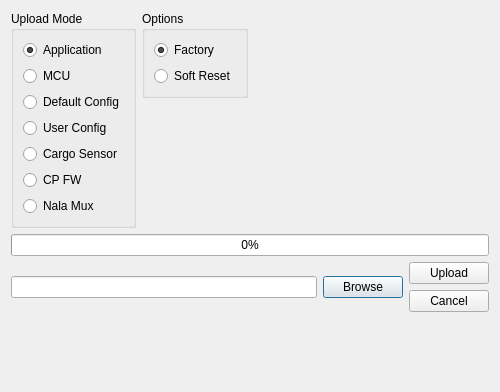
<?xml version="1.0" encoding="UTF-8"?>
<ui version="4.0">
 <class>uploadForm</class>
 <widget class="QDialog" name="uploadForm">
  <property name="windowModality">
   <enum>Qt::NonModal</enum>
  </property>
  <property name="geometry">
   <rect>
    <x>0</x>
    <y>0</y>
    <width>500</width>
    <height>392</height>
   </rect>
  </property>
  <property name="windowTitle">
   <string>Upload</string>
  </property>
  <property name="windowIcon">
   <iconset resource="../images/images.qrc">
    <normaloff>:/images/upload.png</normaloff>:/images/upload.png</iconset>
  </property>
  <property name="styleSheet">
   <string notr="true">font: 12pt &quot;Cascadia Mono&quot;;</string>
  </property>
  <layout class="QGridLayout" name="gridLayout">
   <item row="0" column="0" rowspan="2" colspan="2">
    <widget class="QGroupBox" name="uploadMode">
     <property name="title">
      <string>Upload Mode</string>
     </property>
     <layout class="QVBoxLayout" name="verticalLayout_4">
      <item>
       <layout class="QVBoxLayout" name="verticalLayout">
        <item>
         <widget class="QRadioButton" name="rbtnApplication">
          <property name="text">
           <string>Application</string>
          </property>
          <property name="checked">
           <bool>true</bool>
          </property>
         </widget>
        </item>
        <item>
         <widget class="QRadioButton" name="rbtnMCU">
          <property name="text">
           <string>MCU</string>
          </property>
         </widget>
        </item>
        <item>
         <widget class="QRadioButton" name="rbtnDefaultCfg">
          <property name="text">
           <string>Default Config</string>
          </property>
         </widget>
        </item>
        <item>
         <widget class="QRadioButton" name="rbtnUserCfg">
          <property name="text">
           <string>User Config</string>
          </property>
         </widget>
        </item>
        <item>
         <widget class="QRadioButton" name="rbtnCS">
          <property name="text">
           <string>Cargo Sensor</string>
          </property>
         </widget>
        </item>
        <item>
         <widget class="QRadioButton" name="rbtnCPFW">
          <property name="text">
           <string>CP FW</string>
          </property>
         </widget>
        </item>
        <item>
         <widget class="QRadioButton" name="rbtnNalaMux">
          <property name="text">
           <string>Nala Mux</string>
          </property>
         </widget>
        </item>
       </layout>
      </item>
     </layout>
    </widget>
   </item>
   <item row="3" column="0">
    <widget class="QLabel" name="lblStatus">
     <property name="text">
      <string/>
     </property>
    </widget>
   </item>
   <item row="0" column="2" rowspan="2" colspan="2">
    <layout class="QVBoxLayout" name="verticalLayout_7">
     <item>
      <widget class="QGroupBox" name="optionsBox">
       <property name="title">
        <string>Options</string>
       </property>
       <layout class="QVBoxLayout" name="verticalLayout_6">
        <item>
         <layout class="QVBoxLayout" name="verticalLayout_5">
          <item>
           <widget class="QRadioButton" name="rbtnFactory">
            <property name="text">
             <string>Factory</string>
            </property>
            <property name="checked">
             <bool>true</bool>
            </property>
           </widget>
          </item>
          <item>
           <widget class="QRadioButton" name="rbtnReset">
            <property name="text">
             <string>Soft Reset</string>
            </property>
           </widget>
          </item>
         </layout>
        </item>
       </layout>
      </widget>
     </item>
     <item>
      <spacer name="verticalSpacer_2">
       <property name="orientation">
        <enum>Qt::Vertical</enum>
       </property>
       <property name="sizeHint" stdset="0">
        <size>
         <width>20</width>
         <height>40</height>
        </size>
       </property>
      </spacer>
     </item>
    </layout>
   </item>
   <item row="4" column="1">
    <spacer name="verticalSpacer">
     <property name="orientation">
      <enum>Qt::Vertical</enum>
     </property>
     <property name="sizeHint" stdset="0">
      <size>
       <width>20</width>
       <height>1</height>
      </size>
     </property>
    </spacer>
   </item>
   <item row="0" column="4">
    <spacer name="horizontalSpacer">
     <property name="orientation">
      <enum>Qt::Horizontal</enum>
     </property>
     <property name="sizeHint" stdset="0">
      <size>
       <width>278</width>
       <height>20</height>
      </size>
     </property>
    </spacer>
   </item>
   <item row="2" column="0" colspan="5">
    <layout class="QVBoxLayout" name="verticalLayout_3">
     <item>
      <widget class="QProgressBar" name="progressBar">
       <property name="value">
        <number>0</number>
       </property>
      </widget>
     </item>
     <item>
      <layout class="QHBoxLayout" name="horizontalLayout">
       <item>
        <widget class="QLineEdit" name="editFilename"/>
       </item>
       <item>
        <widget class="QPushButton" name="btnBrowse">
         <property name="text">
          <string>Browse</string>
         </property>
        </widget>
       </item>
       <item>
        <layout class="QVBoxLayout" name="verticalLayout_2">
         <item>
          <widget class="QPushButton" name="btnUpload">
           <property name="text">
            <string>Upload</string>
           </property>
          </widget>
         </item>
         <item>
          <widget class="QPushButton" name="btnCancel">
           <property name="text">
            <string>Cancel</string>
           </property>
          </widget>
         </item>
        </layout>
       </item>
      </layout>
     </item>
    </layout>
   </item>
  </layout>
 </widget>
 <resources>
  <include location="../images/images.qrc"/>
 </resources>
 <connections/>
</ui>
